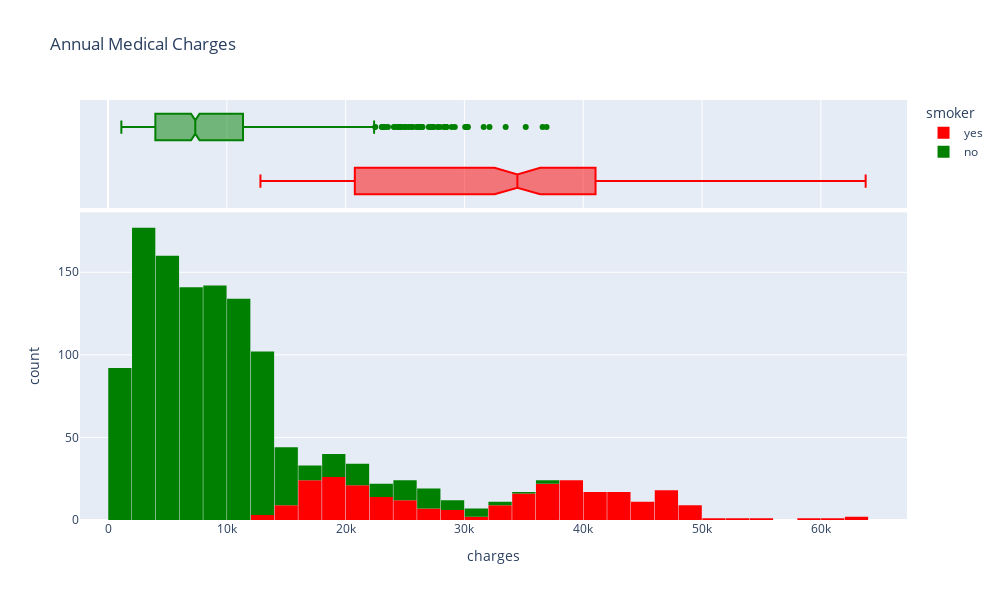

The cell this chart's notebook holds for it:
### Markdown cell above
## Charges

### Code cell
fig = px.histogram(df,
                  x = 'charges',
                  marginal = 'box',
                  color = 'smoker',
                  color_discrete_sequence = ['red', 'green'],
                  title = 'Annual Medical Charges')
fig.update_layout(
                 bargap=0.02,
                 width = 1000,
                 height = 600)
fig.show()

### Figure 1 — Plotly figure (JSON) as saved in the notebook; plotly's stock layout.template omitted (floating-point values rounded to 4 significant figures; data arrays with more than 128 entries replaced by an {"elided": "..."} marker saying what was removed)
{"data": [{"bingroup": "x", "hovertemplate": "smoker=yes<br>charges=%{x}<br>count=%{y}<extra></extra>", "legendgroup": "yes", "marker": {"color": "red", "pattern": {"shape": ""}}, "name": "yes", "orientation": "v", "showlegend": true, "type": "histogram", "x": {"elided": "274 float values"}, "xaxis": "x", "yaxis": "y"}, {"hovertemplate": "smoker=yes<br>charges=%{x}<extra></extra>", "legendgroup": "yes", "marker": {"color": "red"}, "name": "yes", "notched": true, "showlegend": false, "type": "box", "x": {"elided": "274 float values"}, "xaxis": "x2", "yaxis": "y2"}, {"bingroup": "x", "hovertemplate": "smoker=no<br>charges=%{x}<br>count=%{y}<extra></extra>", "legendgroup": "no", "marker": {"color": "green", "pattern": {"shape": ""}}, "name": "no", "orientation": "v", "showlegend": true, "type": "histogram", "x": {"elided": "1064 float values"}, "xaxis": "x", "yaxis": "y"}, {"hovertemplate": "smoker=no<br>charges=%{x}<extra></extra>", "legendgroup": "no", "marker": {"color": "green"}, "name": "no", "notched": true, "showlegend": false, "type": "box", "x": {"elided": "1064 float values"}, "xaxis": "x2", "yaxis": "y2"}], "layout": {"bargap": 0.02, "barmode": "relative", "height": 600, "legend": {"title": {"text": "smoker"}, "tracegroupgap": 0}, "title": {"text": "Annual Medical Charges"}, "width": 1000, "xaxis": {"anchor": "y", "domain": [0, 1], "title": {"text": "charges"}}, "xaxis2": {"anchor": "y2", "domain": [0, 1], "matches": "x", "showgrid": true, "showticklabels": false}, "yaxis": {"anchor": "x", "domain": [0, 0.7326], "title": {"text": "count"}}, "yaxis2": {"anchor": "x2", "domain": [0.7426, 1], "matches": "y2", "showgrid": false, "showline": false, "showticklabels": false, "ticks": ""}}}
